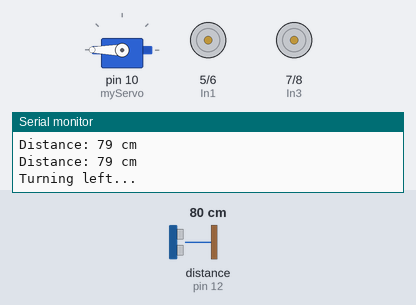
The sketch below on a simulated Arduino Uno, built with avr-gcc and run on an emulated ATmega328P. On the bench: servo, motor-driver pin pairs drawn as motors (green arrow = first pin HIGH = forward, orange = second pin HIGH = backward, longer = more drive, scaled by the enable pin), the last lines printed to the serial monitor. Wiring (inferred from the names in the program): ultrasonic range finder: trigger pin 11; echo pin 12. The test bench sets the inputs (shaded band); at power-on: distance to the obstacle (sensor on pin 12) 80 cm. The echo pulse lasts 58.3 µs per cm.

Above: at 2.1 s.
2.2 s: distance to the obstacle (sensor on pin 12) set to 2 cm
At 4.7 s:
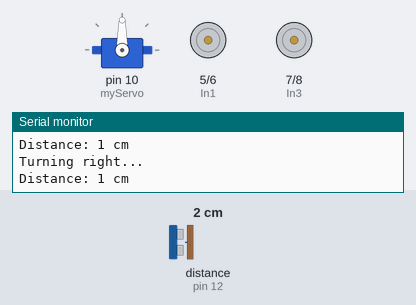
6.1 s: distance to the obstacle (sensor on pin 12) set to 35 cm
At 7.1 s:
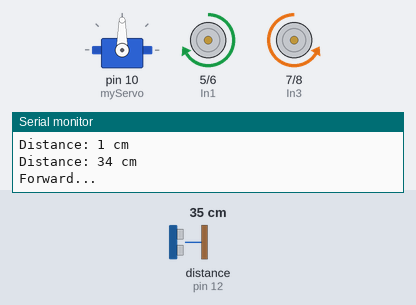
9.6 s: distance to the obstacle (sensor on pin 12) set to 4 cm
At 12.5 s:
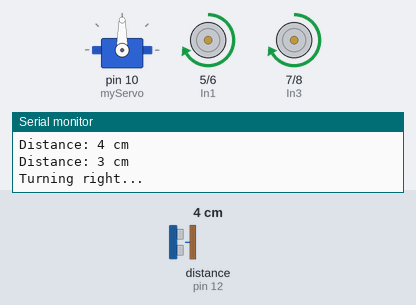
13.5 s: distance to the obstacle (sensor on pin 12) set to 60 cm
Timing chart, 0 to 18.4 s (numbered marks = the images above; inputs shaded):
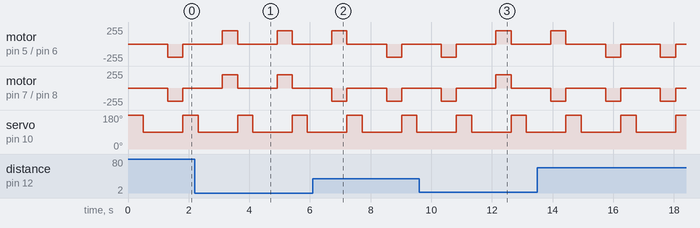

The sketch:

Amazing_Code_For_Cool_Buggy.ino
```cpp
#include <Servo.h>
Servo myServo;

// Left wheel
int Ena = 3;
int In1 = 5;
int In2 = 6;

// Right wheel
int In3 = 7;
int In4 = 8;
int Enb = 9;

// Ultrasonic sensor
int TRG = 11;
int ECHO = 12;

void setup() {
  Serial.begin(9600);

  // Left wheel
  pinMode(Ena, OUTPUT);
  pinMode(In1, OUTPUT);
  pinMode(In2, OUTPUT);

  // Right wheel
  pinMode(Enb, OUTPUT);
  pinMode(In3, OUTPUT);
  pinMode(In4, OUTPUT);

  // Sensor
  pinMode(TRG, OUTPUT);
  pinMode(ECHO, INPUT);

  myServo.attach(10);
  myServo.write(90);
}

long checkAhead() {

  digitalWrite(TRG, LOW);
  delayMicroseconds(2);
  digitalWrite(TRG, HIGH);
  delayMicroseconds(10);
  digitalWrite(TRG, LOW);


  long time = pulseIn(ECHO, HIGH, 30000);
  if (time == 0) {
    Serial.println("No echo");
    return 999;
  }
  long dis = (time / 2) * 0.0343;

  Serial.print("Distance: ");
  Serial.print(dis);
  Serial.println(" cm");

  return dis;
}

long checkStraight() {
  myServo.write(90);
  delay(500);
  return checkAhead();
}

long checkLeft() {
  myServo.write(180);
  delay(500);
  long dist = checkAhead();
  myServo.write(90);
  delay(300);
  return dist;
}

long checkRight() {
  myServo.write(0);
  delay(500);
  long dist = checkAhead();
  myServo.write(90);
  delay(300);
  return dist;
}

void stopMotors() {
  digitalWrite(In1, LOW);
  digitalWrite(In2, LOW);
  digitalWrite(In3, LOW);
  digitalWrite(In4, LOW);
  analogWrite(Ena, 0);
  analogWrite(Enb, 0);
}

void moveAhead() {
  Serial.println("Forward...");
  digitalWrite(In1, HIGH);
  digitalWrite(In2, LOW);
  digitalWrite(In3, LOW);
  digitalWrite(In4, HIGH);
  analogWrite(Ena, 200);
  analogWrite(Enb, 200);
}

void moveBack() {
  Serial.println("Backwards...");
  digitalWrite(In1, LOW);
  digitalWrite(In2, HIGH);
  digitalWrite(In3, HIGH);
  digitalWrite(In4, LOW);
  analogWrite(Ena, 200);
  analogWrite(Enb, 200);
}

void turnRight() {
  Serial.println("Turning right...");
  digitalWrite(In1, HIGH);
  digitalWrite(In2, LOW);
  digitalWrite(In3, HIGH);
  digitalWrite(In4, LOW);
  analogWrite(Ena, 200);
  analogWrite(Enb, 200);
}

void turnLeft() {
  Serial.println("Turning left...");
  digitalWrite(In1, LOW);
  digitalWrite(In2, HIGH);
  digitalWrite(In3, LOW);
  digitalWrite(In4, HIGH);
  analogWrite(Ena, 200);
  analogWrite(Enb, 200);
}

void mazeMode(){
  long left = checkLeft();
  long ahead = checkStraight();
  if (left > 20){
    turnLeft();
    delay(500);
    stopMotors();
  }
  else if (ahead < 20){
    turnRight();
    delay(500);
    stopMotors();
  }
  else{
    moveAhead();
    delay(500);
    stopMotors();
  }
}

void loop() {
  mazeMode();
}
```

Measured:
- by itself, motor on pin 5 (In1) / pin 6 (In2): repeats every 1.8 s: stopped 1.3 s, backward 200/255 0.50 s
- by itself, motor on pin 7 (In3) / pin 8 (In4): alternates backward 200/255 for 0.50 s and stopped for 1.3 s
- by itself, servo on pin 10 (myServo): alternates 180° for 0.50 s and 90° for 1.3 s
